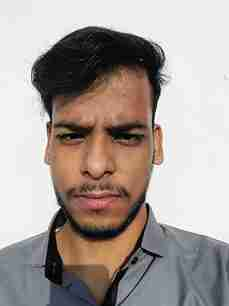
#> input picture real_img/WhatsApp Image 2026-01-26 at 6.47.40 PM_1_11zon_11zon.jpeg, 229 x 306 px
$ python -i fetch_diverse_ai_faces.py   (imports and definitions only)
#> lines starting #> are read from the running program, lines starting #| are printed output that depends on the picture
"""
fetch_diverse_ai_faces.py

Easier alternative to manually hunting down and downloading a Kaggle
dataset: pulls from a Hugging Face dataset that already combines Stable
Diffusion, MidJourney, and DALL-E generated images (KarmaLeo/Xiz9Dataset),
streams it (no full-dataset download needed), keeps only images that pass
a face-detection check (since the source dataset is general images, not
faces-only -- same issue as CIFAKE), and saves the result as a local
folder ready to feed into:

    python prepare_dataset_v2.py --extra_ai "diverse_ai_faces"

Usage:
    pip install datasets --break-system-packages
    python fetch_diverse_ai_faces.py --target_count 2000
"""

import argparse
from pathlib import Path

import cv2
import numpy as np
from PIL import Image

PROJECT_ROOT = Path(__file__).resolve().parent
OUT_DIR = PROJECT_ROOT / "diverse_ai_faces"

FACE_CASCADE = cv2.CascadeClassifier(cv2.data.haarcascades + "haarcascade_frontalface_default.xml")


def decode_image(img):
    """Handle both auto-decoded PIL Images and raw {'bytes':..., 'path':...} dicts
    that some HF datasets return in streaming mode."""
    if isinstance(img, dict) and "bytes" in img:
        import io
        return Image.open(io.BytesIO(img["bytes"]))
    return img


def has_face(img) -> bool:
    img = decode_image(img)
    arr = np.array(img.convert("RGB"))
    gray = cv2.cvtColor(arr, cv2.COLOR_RGB2GRAY)
    faces = FACE_CASCADE.detectMultiScale(gray, 1.1, 5, minSize=(40, 40))
    return len(faces) > 0


# [84 lines left out: function main, not called in this run]


# [2 lines not run here, left out]

>>> from PIL import Image
>>> picture = Image.open('real_img/WhatsApp Image 2026-01-26 at 6.47.40 PM_1_11zon_11zon.jpeg')
#> picture is the input picture: PIL image 229x306 RGB; mean R, G, B 168.2, 158.2, 153.3
>>> result = has_face(picture)
#> in has_face, `gray = cv2.cvtColor(arr, cv2.COLOR_RGB2GRAY)`:
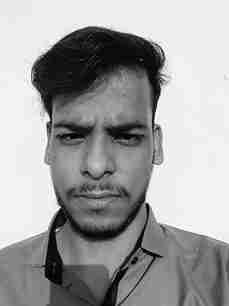
#> gray: shape (306, 229); min 0, max 255, mean 160.6
#> in has_face, `faces = FACE_CASCADE.detectMultiScale(gray, 1.1, 5, minSize=(40, 40))`: faces = [[24, 80, 148, 148]]
#> result = True
